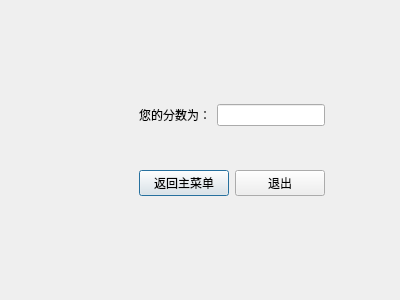
<?xml version="1.0" encoding="UTF-8"?>
<ui version="4.0">
 <class>result</class>
 <widget class="QDialog" name="result">
  <property name="geometry">
   <rect>
    <x>0</x>
    <y>0</y>
    <width>400</width>
    <height>300</height>
   </rect>
  </property>
  <property name="windowTitle">
   <string>Dialog</string>
  </property>
  <layout class="QGridLayout" name="gridLayout">
   <item row="0" column="2">
    <spacer name="verticalSpacer_2">
     <property name="orientation">
      <enum>Qt::Vertical</enum>
     </property>
     <property name="sizeHint" stdset="0">
      <size>
       <width>20</width>
       <height>81</height>
      </size>
     </property>
    </spacer>
   </item>
   <item row="1" column="0">
    <spacer name="horizontalSpacer">
     <property name="orientation">
      <enum>Qt::Horizontal</enum>
     </property>
     <property name="sizeHint" stdset="0">
      <size>
       <width>12</width>
       <height>20</height>
      </size>
     </property>
    </spacer>
   </item>
   <item row="1" column="1">
    <spacer name="horizontalSpacer_2">
     <property name="orientation">
      <enum>Qt::Horizontal</enum>
     </property>
     <property name="sizeHint" stdset="0">
      <size>
       <width>35</width>
       <height>20</height>
      </size>
     </property>
    </spacer>
   </item>
   <item row="1" column="2">
    <layout class="QVBoxLayout" name="verticalLayout">
     <item>
      <layout class="QHBoxLayout" name="horizontalLayout">
       <item>
        <widget class="QLabel" name="label">
         <property name="text">
          <string>您的分数为：</string>
         </property>
        </widget>
       </item>
       <item>
        <widget class="QLineEdit" name="lineEdit"/>
       </item>
      </layout>
     </item>
     <item>
      <spacer name="verticalSpacer">
       <property name="orientation">
        <enum>Qt::Vertical</enum>
       </property>
       <property name="sizeHint" stdset="0">
        <size>
         <width>20</width>
         <height>28</height>
        </size>
       </property>
      </spacer>
     </item>
     <item>
      <layout class="QHBoxLayout" name="horizontalLayout_2">
       <item>
        <widget class="QPushButton" name="pushButton">
         <property name="text">
          <string>返回主菜单</string>
         </property>
        </widget>
       </item>
       <item>
        <widget class="QPushButton" name="pushButton_2">
         <property name="text">
          <string>退出</string>
         </property>
        </widget>
       </item>
      </layout>
     </item>
    </layout>
   </item>
   <item row="1" column="3">
    <spacer name="horizontalSpacer_4">
     <property name="orientation">
      <enum>Qt::Horizontal</enum>
     </property>
     <property name="sizeHint" stdset="0">
      <size>
       <width>35</width>
       <height>20</height>
      </size>
     </property>
    </spacer>
   </item>
   <item row="2" column="2">
    <spacer name="verticalSpacer_3">
     <property name="orientation">
      <enum>Qt::Vertical</enum>
     </property>
     <property name="sizeHint" stdset="0">
      <size>
       <width>20</width>
       <height>80</height>
      </size>
     </property>
    </spacer>
   </item>
  </layout>
 </widget>
 <resources/>
 <connections/>
</ui>
